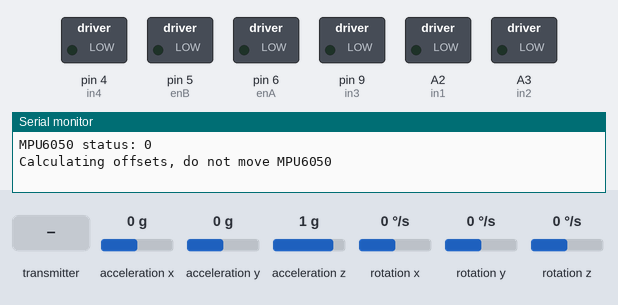
Bench run of a sketch on a simulated Arduino Uno, built with avr-gcc and run on an emulated ATmega328P. Shown: switched loads named in the sketch (green lamp = pin HIGH), the last lines printed to the serial monitor. The test bench sets the inputs (shaded band); at power-on: acceleration y 0 g, rotation z 0 °/s, acceleration x 0 g, acceleration z 1 g, rotation x 0 °/s, rotation y 0 °/s. No radio packets arrive unless stated.

Above: at 0.1 s.
At 3.2 s:
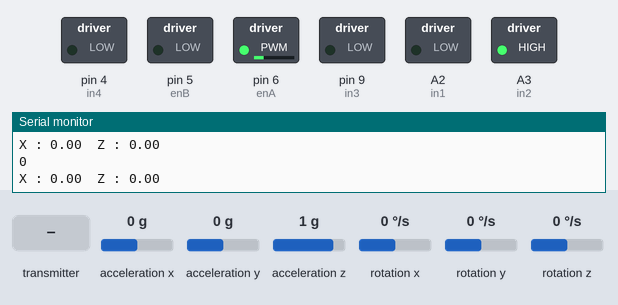
3.3 s: acceleration y set to -1.4 g
6.3 s: rotation z set to -100 °/s
9.3 s: the transmitter starts sending msg_1 = 0
Timing chart, 0 to 12.3 s (numbered marks = the images above; inputs shaded):
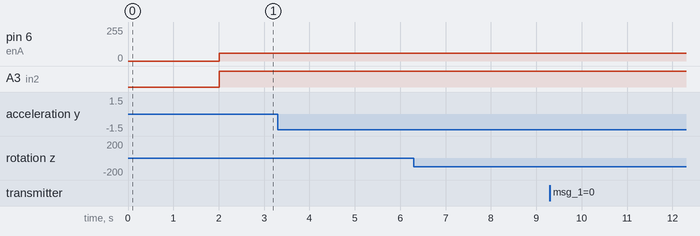

The sketch:

task4b.ino
```cpp
#include "Wire.h"
#include <MPU6050_light.h>
#include <SPI.h>
#include <RF24.h>

#define enA 6
#define in1 A2
#define in2 A3
#define enB 5
#define in3 9
#define in4 4

// MPU6050 object
MPU6050 mpu(Wire);
RF24 radio(10, 8);

// Timer for balancing sensor data and motor actuation
unsigned long timer = 0;
unsigned long s_timer = 0;
const byte add_1 = 5;
const byte add_2 = 10;
char msg_1 ;

// Control variables
float u = 0;
float roll_ini = 0;
float yaw_ini = 0;
float roll_pos_err = 0;
float yaw_pos_err = 0;
float roll_vel_err = 0;
float yaw_vel_err = 0;
float roll_itgl_err = 0;
float yaw_itgl_err = 0;

/*
Function Name:dc_motor_initialization
Logic:This function initializes the pins for the DC motor and sets their initial state.
Example Call:dc_motor_init()
*/
void dc_motor_init(){
  pinMode(enA, OUTPUT);
  pinMode(in1, OUTPUT);
  pinMode(in2, OUTPUT);
  digitalWrite(in1, LOW);
  digitalWrite(in2, LOW);
}

/*
Function Name:BO_motor_initialization
Logic:This function initializes the pins for the BO motor and sets their initial state.
Example Call:BO_motor_init()
*/
void bo_motor_init(){
  pinMode(enB, OUTPUT);
  pinMode(in3, OUTPUT);
  pinMode(in4, OUTPUT);
  digitalWrite(in3, LOW);
  digitalWrite(in4, LOW);
}

/*
Function Name:Moto Controlling
Input:The PWM value controlling the motor speed and direction.
Logic:This function adjusts the direction and speed of the DC motor based on the PWM value.
Example: motor_control(85)
*/
void motor_control(int pwm) {
 Serial.println(pwm);
  if (pwm < 0) {
    digitalWrite(in1, HIGH);
    digitalWrite(in2, LOW);
    pwm = -pwm;
  }
  else {
    digitalWrite(in1, LOW);
    digitalWrite(in2, HIGH);
  }
  analogWrite(enA, pwm+60);
}

/*
Function Name:Forward control
Logic:This function initializes the pins for Forward control and sets their initial state.
Example Call:Forward()
*/
void forward(){
  analogWrite(enB, 92);
  digitalWrite(in3, LOW);
  digitalWrite(in4, HIGH);
}

/*
Function Name:Backward control
Logic:This function initializes the pins for Backward control and sets their initial state.
Example Call:Backward()
*/
void backward(){
  analogWrite(enB, 92);
  digitalWrite(in3, HIGH);
  digitalWrite(in4, LOW);
}

/*
Function Name: Setup function to initialize serial communication and MPU6050.
Logic: This function initializes the serial communication and MPU6050 sensor.
*/
void setup() {
  Serial.begin(9600);
  Wire.begin();
  byte status = mpu.begin();
  Serial.print(F("MPU6050 status: "));
  Serial.println(status);
  while(status!=0){ } // stop everything if could not connect to MPU6050
  Serial.println(F("Calculating offsets, do not move MPU6050"));
  delay(1000);
  mpu.calcOffsets(); // Gyro and accelerometer offsets calibration
  Serial.println("Done!\n");
  int result = radio.begin(); // Initializing Wireless communication
  if (result) {
    Serial.println("NRF module Working");
  }
  else {
     Serial.println("NRF module ERROR ");
  }
  radio.openWritingPipe(add_2);
  radio.openReadingPipe(1, add_1);
  radio.setDataRate(RF24_2MBPS);
  radio.setPALevel(RF24_PA_MIN);
  dc_motor_init(); // Initialize DC motor
  bo_motor_init(); // Initialize BO motor
}

/*
Function Name: Main loop to read MPU6050 data and control the DC motor.
Logic: This function 1. Reads data from the MPU6050 sensor, calculates errors, and controls the DC motor based on the feedback.
                     2. Get the signal from Joystick for forward/backward/left/right- motion control
*/
void loop() {
  mpu.update();
  radio.startListening();
  if((millis()- timer)>20){ // print data every 10ms
  Serial.print("X : ");
  roll_pos_err = 0 - mpu.getAngleX();
  Serial.print(roll_pos_err);
   Serial.print("\tZ : ");
   yaw_pos_err = yaw_ini - mpu.getAngleZ();
  Serial.println(yaw_pos_err);
  motor_control(-u); //Calling the Motor controlling Function
  timer = millis();
  }
 if (radio.available()) {
    radio.read(&msg_1, sizeof(msg_1));
    Serial.println(msg_1);
    if(msg_1 == 'N')
    {
      analogWrite(enB, 0);
    }
    else if(msg_1 == 'L')
     yaw_ini = yaw_ini + 1 ;// left turn
    else if(msg_1 == 'R')
      yaw_ini = yaw_ini - 1;
    else if (msg_1 == 'F')// right turn
    {
      forward(); //Calling the Forward moving Function
    }
    else if (msg_1 == 'B')
     backward(); //Calling the Backward moving Function
  }
}
```
